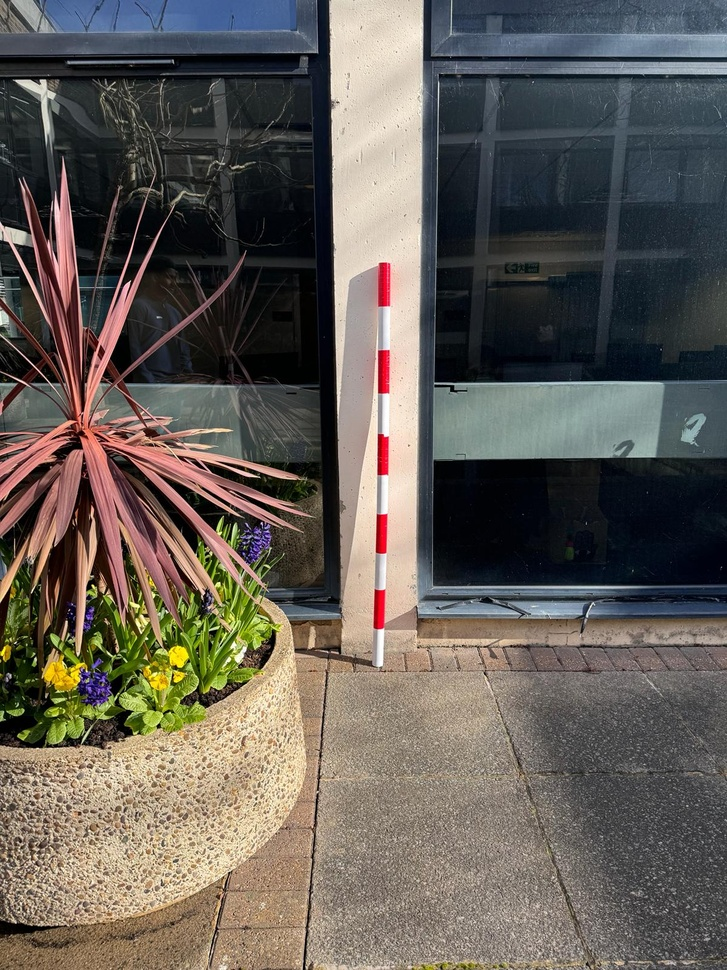
#> input picture Photos/IMG-20240223-WA0005.jpg, 727 x 970 px, shrunk from 1200 x 1600 before the run
$ python Image_Test.py
#> lines starting #> are read from the running program, lines starting #| are printed output that depends on the picture; after the words box and inside, x2 and y2 are one past the last pixel; in counts of white or black regions, pixels touching at a corner belong together
import cv2
import numpy as np
import time

# video = cv2.VideoCapture('./Photos/reverse_clip.mp4')
#video = cv2.VideoCapture('./Photos/VID-20240223-WA0009.mp4')
#video = cv2.VideoCapture('./Photos/VID-20240223-WA0007.mp4')
image = cv2.imread('./Photos/IMG-20240223-WA0005.jpg')
#> image is the input picture: shape (970, 727, 3); mean B, G, R 86.8, 93.8, 99.7

overlap_detected = False
overlap_start_time = 0

# Define range of red color in HSV
lower_red = np.array([161,155,84])
upper_red = np.array([179,255,255])

# Define Purple
lower_purple = np.array([120, 50, 50])
upper_purple = np.array([170, 255, 255])

pole_x = None
pole_y = None


# Convert BGR to HSV
frame = image

hsv = cv2.cvtColor(frame, cv2.COLOR_BGR2HSV)
#> hsv: shape (970, 727, 3); mean H, S, V 58.3, 82.4, 107.5

# Threshold the HSV image to get only red colors
red_mask = cv2.inRange(hsv, lower_red, upper_red)
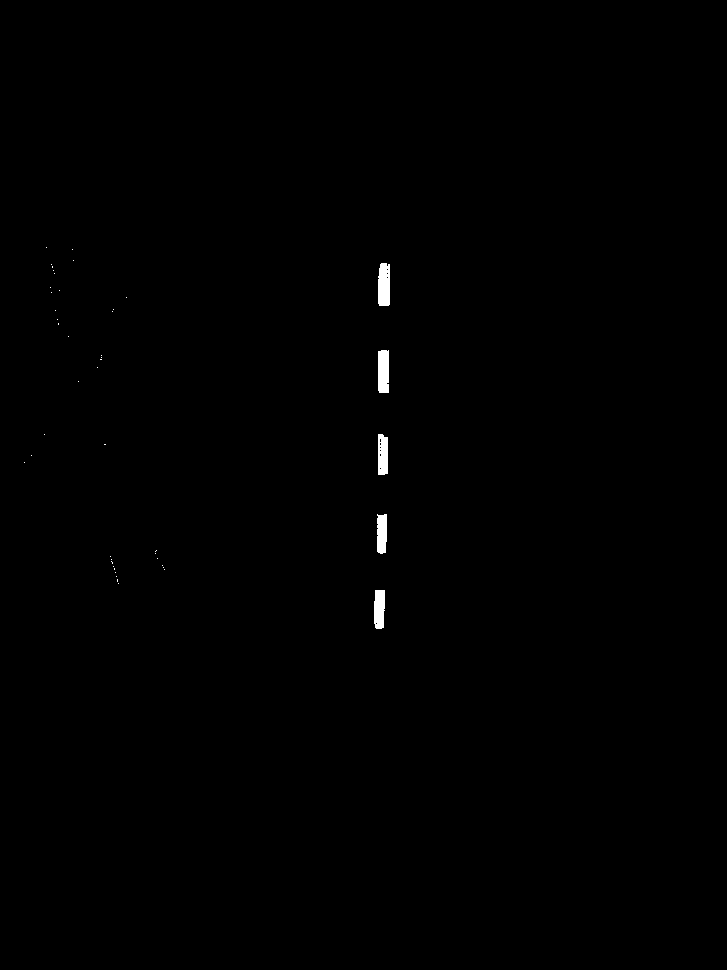
#> red_mask: shape (970, 727); 0.3% white; 46 white regions (41 under 20 px), largest, box (x1, y1, x2, y2) and area: (378, 263, 390, 306) 485, (378, 350, 389, 393) 465, (374, 590, 385, 629) 390, (378, 434, 388, 475) 384, (377, 514, 387, 554) 370
purple_mask = cv2.inRange(hsv, lower_purple, upper_purple)
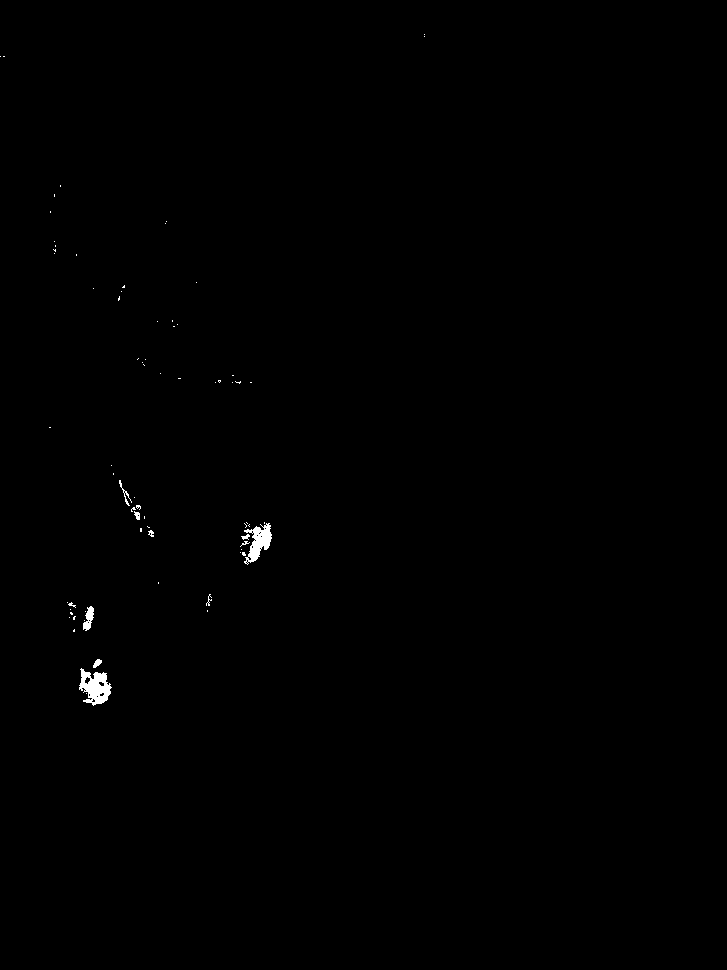
#> purple_mask: shape (970, 727); 0.27% white; 73 white regions (64 under 20 px)

# Find contours
red_contours, _ = cv2.findContours(red_mask, cv2.RETR_EXTERNAL, cv2.CHAIN_APPROX_SIMPLE)
#> red_contours = 46 contours, 41 with area under 20; largest, box (x1, y1, x2, y2) and area: (378, 263, 390, 306) 436, (378, 350, 389, 393) 412, (378, 434, 388, 475) 346, (374, 590, 385, 629) 344, (377, 514, 387, 554) 323
purple_contours, _ = cv2.findContours(purple_mask, cv2.RETR_EXTERNAL, cv2.CHAIN_APPROX_SIMPLE)
#> purple_contours = 73 contours, 67 with area under 20; largest, box (x1, y1, x2, y2) and area: (79, 668, 112, 706) 700, (244, 523, 272, 565) 516, (83, 606, 94, 631) 131, (93, 659, 102, 668) 37, (119, 480, 132, 506) 28, (134, 511, 140, 520) 26

# Count red stripes
red_stripe_count = 0
for red_contour in red_contours:
    if cv2.contourArea(red_contour) > 150:
        red_stripe_count += 1
        # Draw contours for visualization
        cv2.drawContours(frame, [red_contour], -1, (0,  255, 0), 2)
#> this loop made 46 passes
#> red_contour on passes 2 to 13: [[118, 583]], [[117, 579], [117, 581]], [[116, 576]], [[115, 572]], [[164, 569]], [[114, 568], [114, 569]], [[163, 567]], [[113, 566]], [[162, 565]], [[111, 561], [112, 562], [112, 563], [112, 562]], [[111, 559]], [[157, 558]]
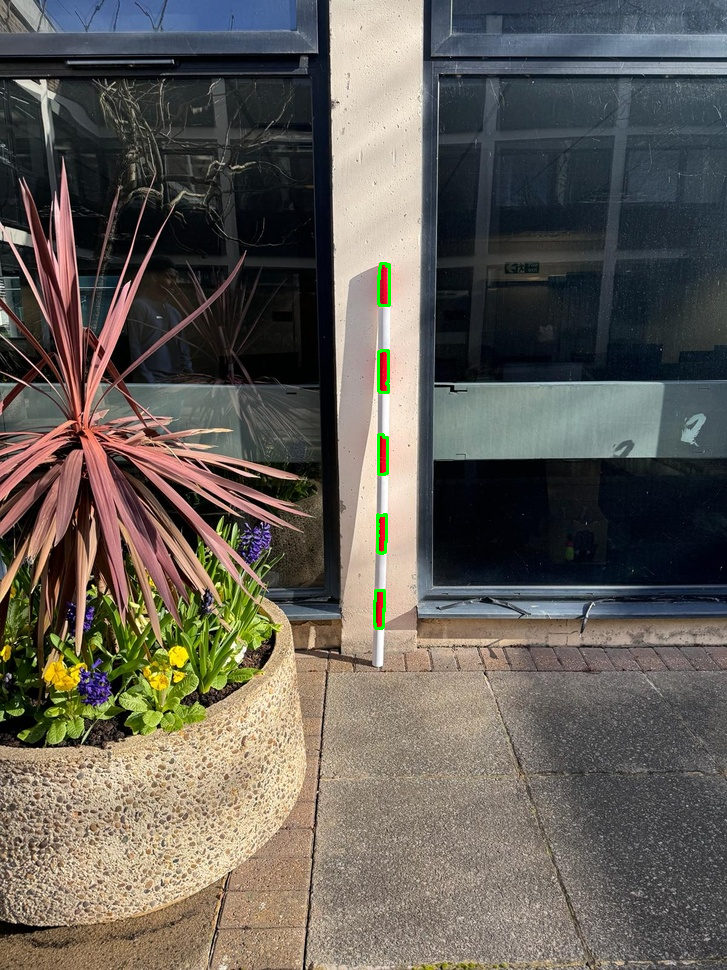
#> frame: shape (970, 727, 3); 0.21% of pixels changed, all inside (x1, y1, x2, y2) = (373, 262, 391, 630)
#> after the loop, red_stripe_count = 5

purple_binary = np.zeros_like(purple_mask)
red_binary = np.zeros_like(red_mask)

overlaps = False
for purple_contour in purple_contours:
    cv2.drawContours(purple_binary, [purple_contour], -1, 255, -1)
#> this loop made 73 passes
#> purple_contour on passes 1, 4, 5, 6, 9, 10, 11, 14, 16, 18, 19, 23: [[86, 693]], [[74, 629], [73, 630], [73, 631], [74, 631]], [[84, 620]], [[69, 617]], [[85, 611]], [[207, 610], [207, 611]], [[70, 609]], [[67, 602]], [[158, 582], [158, 583]], [[240, 552]], [[241, 549]], [[140, 528], [140, 531], [141, 531], [141, 528]]
#> purple_binary: shape (970, 727); 0.28% white; 73 white regions (64 under 20 px), largest, box (x1, y1, x2, y2) and area: (79, 668, 112, 706) 776, (244, 523, 272, 565) 588, (83, 606, 94, 631) 161

for red_contour in red_contours:
        # Create binary masks for purple and red contours

        cv2.drawContours(red_binary, [red_contour], -1, 255, -1)
#> red_binary: shape (970, 727); 0.31% white; 46 white regions (41 under 20 px), largest, box (x1, y1, x2, y2) and area: (378, 263, 390, 306) 488, (378, 350, 389, 393) 465, (378, 434, 388, 475) 394, (374, 590, 385, 629) 391, (377, 514, 387, 554) 370

        # Perform bitwise AND operation
intersection = cv2.bitwise_and(purple_binary, red_binary)
#> intersection: shape (970, 727); every value is 0
intersection_area = np.count_nonzero(intersection)
#> intersection_area = 0

if intersection_area > 50:  # Adjust threshold as needed
    overlaps = True


# Display the result
cv2.putText(frame, "Red Stripes: {}".format(red_stripe_count), (20, 40), cv2.FONT_HERSHEY_SIMPLEX, 1, (0, 255, 0), 2)
cv2.putText(frame, "Purple Overlaps Red: {}".format(overlaps), (20, 80), cv2.FONT_HERSHEY_SIMPLEX, 1, (255, 0, 0), 2)
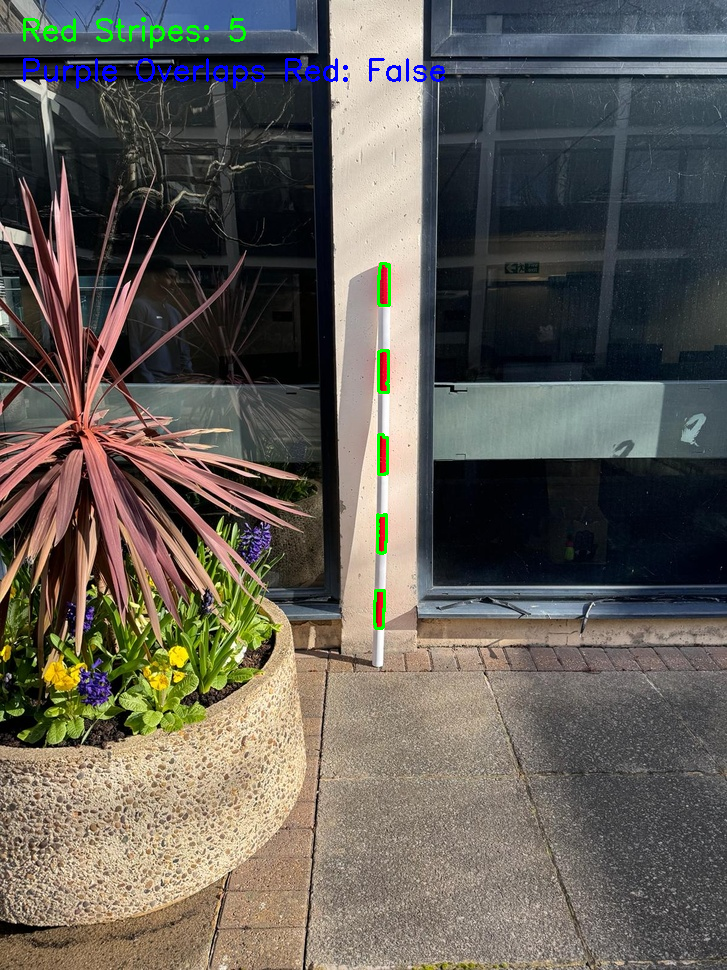
#> frame: shape (970, 727, 3); mean B, G, R 87, 94.2, 98.8
cv2.imshow('Stripes and Objects Detection', frame)
# [4 lines of commented-out code are left out]

cv2.waitKey(0)
# Close all windows
cv2.destroyAllWindows()
